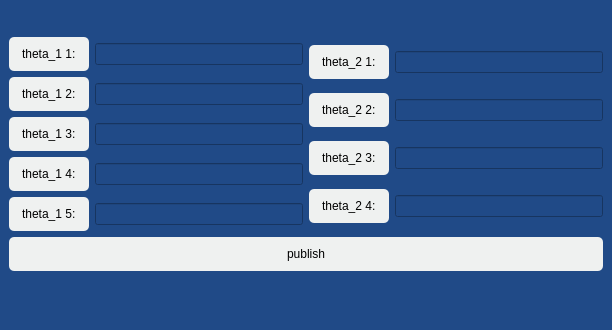
<?xml version="1.0" encoding="UTF-8"?>
<ui version="4.0">
 <class>MainWindow2</class>
 <widget class="QMainWindow" name="MainWindow2">
  <property name="geometry">
   <rect>
    <x>0</x>
    <y>0</y>
    <width>612</width>
    <height>330</height>
   </rect>
  </property>
  <property name="windowTitle">
   <string>MainWindow</string>
  </property>
  <property name="styleSheet">
   <string notr="true">background-color: rgb(32, 74, 135);</string>
  </property>
  <widget class="QWidget" name="centralwidget">
   <layout class="QVBoxLayout" name="verticalLayout_4">
    <item>
     <layout class="QVBoxLayout" name="verticalLayout_3">
      <item>
       <layout class="QHBoxLayout" name="horizontalLayout_10">
        <item>
         <layout class="QVBoxLayout" name="verticalLayout">
          <item>
           <layout class="QHBoxLayout" name="horizontalLayout">
            <item>
             <widget class="QLabel" name="label">
              <property name="styleSheet">
               <string notr="true">QLabel{
background-color: #EFF1F0;
color: rgb(0, 0, 0);
border-width: 2px;
border-radius: 5px;
padding: 10px;
}</string>
              </property>
              <property name="text">
               <string>theta_1 1:</string>
              </property>
             </widget>
            </item>
            <item>
             <widget class="QLineEdit" name="theta_1_1"/>
            </item>
           </layout>
          </item>
          <item>
           <layout class="QHBoxLayout" name="horizontalLayout_2">
            <item>
             <widget class="QLabel" name="label_2">
              <property name="styleSheet">
               <string notr="true">QLabel{
background-color: #EFF1F0;
color: rgb(0, 0, 0);
border-width: 2px;
border-radius: 5px;
padding: 10px;
}</string>
              </property>
              <property name="text">
               <string>theta_1 2:</string>
              </property>
             </widget>
            </item>
            <item>
             <widget class="QLineEdit" name="theta_1_2"/>
            </item>
           </layout>
          </item>
          <item>
           <layout class="QHBoxLayout" name="horizontalLayout_3">
            <item>
             <widget class="QLabel" name="label_3">
              <property name="styleSheet">
               <string notr="true">QLabel{
background-color: #EFF1F0;
color: rgb(0, 0, 0);
border-width: 2px;
border-radius: 5px;
padding: 10px;
}</string>
              </property>
              <property name="text">
               <string>theta_1 3:</string>
              </property>
             </widget>
            </item>
            <item>
             <widget class="QLineEdit" name="theta_1_3"/>
            </item>
           </layout>
          </item>
          <item>
           <layout class="QHBoxLayout" name="horizontalLayout_4">
            <item>
             <widget class="QLabel" name="label_4">
              <property name="styleSheet">
               <string notr="true">QLabel{
background-color: #EFF1F0;
color: rgb(0, 0, 0);
border-width: 2px;
border-radius: 5px;
padding: 10px;
}</string>
              </property>
              <property name="text">
               <string>theta_1 4:</string>
              </property>
             </widget>
            </item>
            <item>
             <widget class="QLineEdit" name="theta_1_4"/>
            </item>
           </layout>
          </item>
          <item>
           <layout class="QHBoxLayout" name="horizontalLayout_5">
            <item>
             <widget class="QLabel" name="label_5">
              <property name="styleSheet">
               <string notr="true">QLabel{
background-color: #EFF1F0;
color: rgb(0, 0, 0);
border-width: 2px;
border-radius: 5px;
padding: 10px;
}</string>
              </property>
              <property name="text">
               <string>theta_1 5:</string>
              </property>
             </widget>
            </item>
            <item>
             <widget class="QLineEdit" name="theta_1_5"/>
            </item>
           </layout>
          </item>
         </layout>
        </item>
        <item>
         <layout class="QVBoxLayout" name="verticalLayout_2">
          <item>
           <layout class="QHBoxLayout" name="horizontalLayout_6">
            <item>
             <widget class="QLabel" name="label_6">
              <property name="styleSheet">
               <string notr="true">QLabel{
background-color: #EFF1F0;
color: rgb(0, 0, 0);
border-width: 2px;
border-radius: 5px;
padding: 10px;
}</string>
              </property>
              <property name="text">
               <string>theta_2 1:</string>
              </property>
             </widget>
            </item>
            <item>
             <widget class="QLineEdit" name="theta_2_1"/>
            </item>
           </layout>
          </item>
          <item>
           <layout class="QHBoxLayout" name="horizontalLayout_7">
            <item>
             <widget class="QLabel" name="label_7">
              <property name="styleSheet">
               <string notr="true">QLabel{
background-color: #EFF1F0;
color: rgb(0, 0, 0);
border-width: 2px;
border-radius: 5px;
padding: 10px;
}</string>
              </property>
              <property name="text">
               <string>theta_2 2:</string>
              </property>
             </widget>
            </item>
            <item>
             <widget class="QLineEdit" name="theta_2_2"/>
            </item>
           </layout>
          </item>
          <item>
           <layout class="QHBoxLayout" name="horizontalLayout_8">
            <item>
             <widget class="QLabel" name="label_8">
              <property name="styleSheet">
               <string notr="true">QLabel{
background-color: #EFF1F0;
color: rgb(0, 0, 0);
border-width: 2px;
border-radius: 5px;
padding: 10px;
}</string>
              </property>
              <property name="text">
               <string>theta_2 3:</string>
              </property>
             </widget>
            </item>
            <item>
             <widget class="QLineEdit" name="theta_2_3"/>
            </item>
           </layout>
          </item>
          <item>
           <layout class="QHBoxLayout" name="horizontalLayout_9">
            <item>
             <widget class="QLabel" name="label_9">
              <property name="styleSheet">
               <string notr="true">QLabel{
background-color: #EFF1F0;
color: rgb(0, 0, 0);
border-width: 2px;
border-radius: 5px;
padding: 10px;
}</string>
              </property>
              <property name="text">
               <string>theta_2 4:</string>
              </property>
             </widget>
            </item>
            <item>
             <widget class="QLineEdit" name="theta_2_4"/>
            </item>
           </layout>
          </item>
         </layout>
        </item>
       </layout>
      </item>
      <item>
       <widget class="QPushButton" name="pushButton">
        <property name="styleSheet">
         <string notr="true">QPushButton {
border-width: 2px;
border-style: outset;
border-color:#8E3B35;
    background-color: #EFF1F0; /* Cornflower blue */
    color: #000000; /* White */
    border: none;
    border-radius: 5px;
    padding: 10px;}

QPushButton:hover {
    background-color:#c74209;
    border-style: inset;
}</string>
        </property>
        <property name="text">
         <string>publish</string>
        </property>
       </widget>
      </item>
     </layout>
    </item>
   </layout>
  </widget>
  <widget class="QMenuBar" name="menubar">
   <property name="geometry">
    <rect>
     <x>0</x>
     <y>0</y>
     <width>612</width>
     <height>22</height>
    </rect>
   </property>
  </widget>
  <widget class="QStatusBar" name="statusbar"/>
 </widget>
 <resources/>
 <connections/>
</ui>
